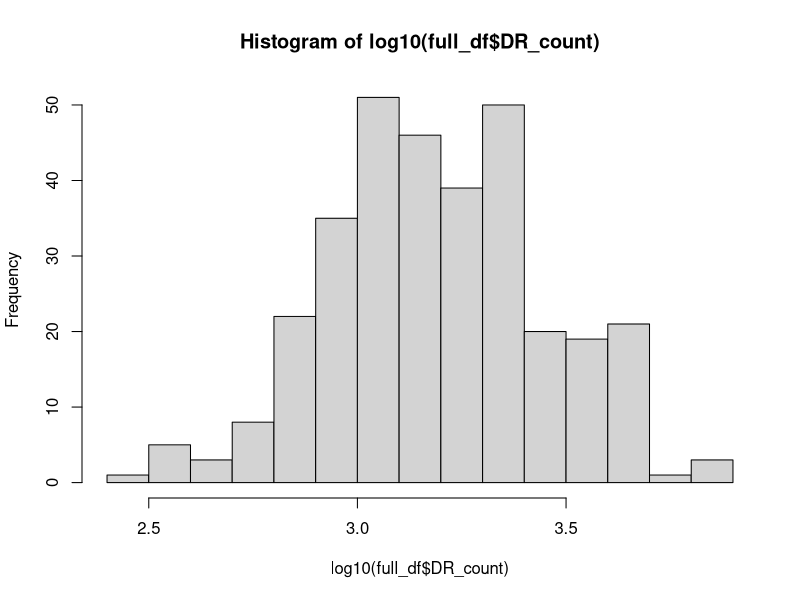
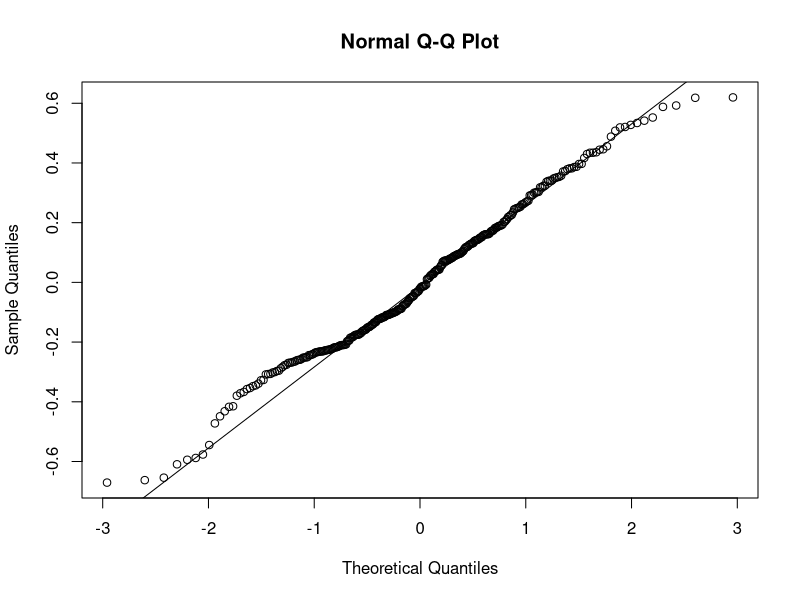
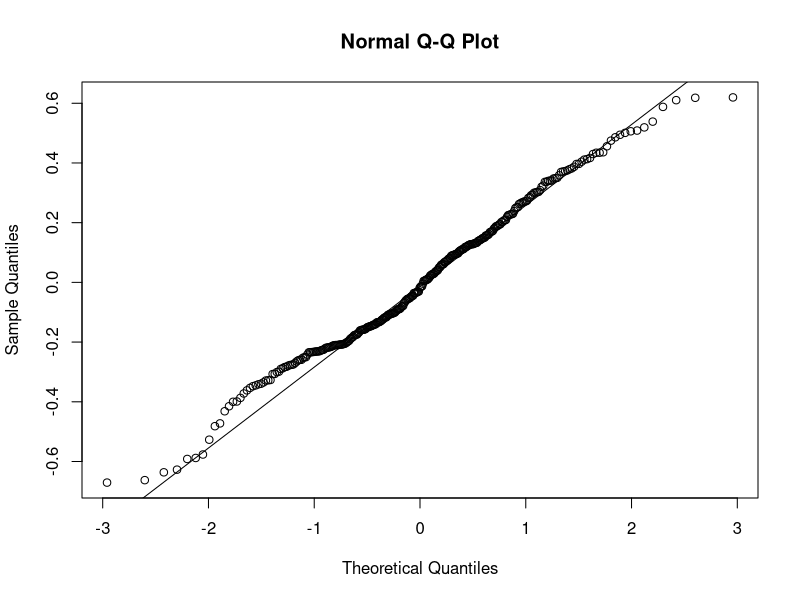
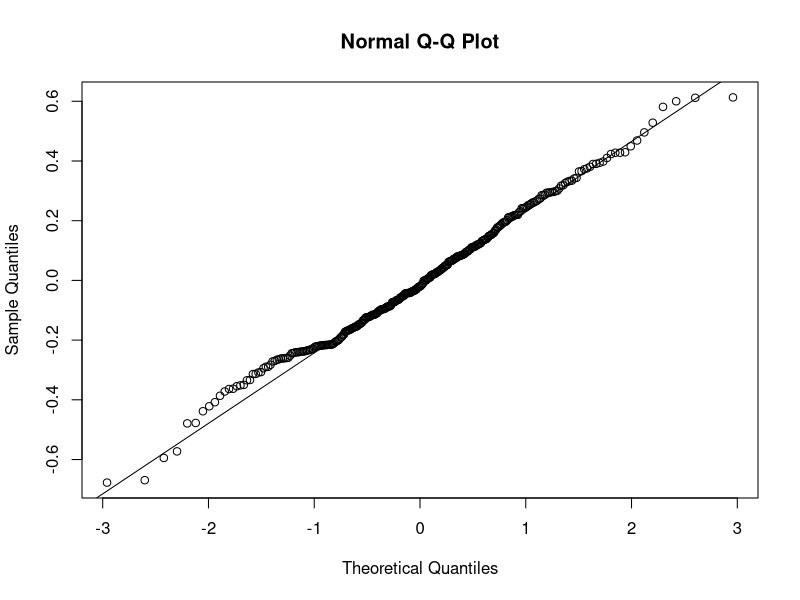

Reproduce these figures in R, in order. (Note: this script raises an error after producing the figures.)
library(tidyverse)
library(reshape2)
library(broom)

# Descriptive statistics of CRISPR abundance variation across environments.

# Set this to wherever github repo is saved
path<-"./scripts_repo"

full_df<-read.csv("./data.csv")
head(full_df)

# Variation explained by EMPO level 1
hist(log10(full_df$DR_count))
m1<-glm(log10(DR_count) ~ EMPO_level1, data = full_df)
qqnorm(resid(m1))
qqline(resid(m1))
summary(m1)
m2<-update(m1,~.- EMPO_level1)
anova(m1, m2, test = "F")
lev1<-anova(m1, m2, test = "F")
with(summary(m1), 1 - deviance/null.deviance)

# Host associated environments have significantly more CRISPR arrays than free-living.


m1<-glm(log10(DR_count) ~ EMPO_level2, data = full_df)
summary(m1)
qqnorm(resid(m1))
qqline(resid(m1))
m2<-update(m1,~.- EMPO_level2)
anova(m1, m2, test = "F")
lev2<-anova(m1, m2, test = "F")
# Adjust p-val:
p.adjust(0.001291, method = 'bonferroni', n = 3) 
with(summary(m1), 1 - deviance/null.deviance)

# Level 3 variation

m1<-glm(log10(DR_count) ~ EMPO_level3, data = full_df)
summary(m1)
qqnorm(resid(m1))
qqline(resid(m1))
m2<-update(m1,~.- EMPO_level3)
anova(m1, m2, test = "F")
lev3<-anova(m1, m2, test = "F")
p.adjust(1.596e-14, method = 'bonferroni', n = 3)
with(summary(m1), 1 - deviance/null.deviance)


# Table of results:
lev1<-lev1 %>%
  tidy() %>%
  mutate(., EMPO_level = 1) %>%
  slice(2)
lev2<-lev2 %>%
  tidy() %>%
  mutate(., EMPO_level = 2) %>%
  slice(2)
lev3<-lev3 %>%
  tidy() %>%
  mutate(., EMPO_level = 3) %>%
  slice(2)

tmp<-lev1 %>%
  bind_rows( lev2, lev3) %>%
  select( Resid..Df, statistic, p.value, EMPO_level) %>%
  rename( F_value = statistic, DF = Resid..Df) %>%
  mutate( corrected_p_value = p.adjust(p.value, method = 'bonferroni', n = 3)) %>%
  mutate( F_value = round( F_value, digits = 4),
          p.value = round( p.value, digits = 4),
          corrected_p_value = round(corrected_p_value, digits = 4)) %>%
  mutate( p.value = case_when(p.value == "0" ~ "<0.0001",
                              TRUE ~ as.character(p.value)),
          corrected_p_value = case_when(corrected_p_value == "0" ~ "<0.0001",
                                        TRUE ~ as.character(corrected_p_value)))

# Panel plot of results:
a<-full_df %>%
  select(sample, DR_count, EMPO_level1) %>%
  melt(., id.vars  = c('sample', 'DR_count')) %>%
  ggplot(., aes(value, DR_count))+
  geom_jitter(width = 0.05, size = 1)+
  geom_boxplot( alpha = 0.6)+
  scale_y_log10()+
  xlab("")+
  ylab("CRISPR\nAbundance")+
  theme_classic()+
  ggtitle("EMPO Level 1")+
  theme(text = element_text(size = 15))

b<-full_df %>%
  select(sample, DR_count, EMPO_level2) %>%
  melt(., id.vars  = c('sample', 'DR_count')) %>%
  ggplot(., aes(value, DR_count))+
  geom_jitter(width = 0.05, size = 1)+
  geom_boxplot( alpha = 0.6)+
  scale_y_log10()+
  xlab("")+
  ylab("CRISPR\nAbundance")+
  theme_classic()+
  ggtitle("EMPO Level 2")+
  theme(text = element_text(size = 15))

# Drop envs with < 3 samples.
full_df %>%
  select(sample, DR_count, EMPO_level3) %>%
  melt(., id.vars  = c('sample', 'DR_count')) %>%
  group_by(value) %>%
  tally() %>%
  arrange(n) %>%
  head()
drops<-c('animal_secretion', 'proximal_gut')

# Order by descending abundance
tmp<-full_df %>%
  select(sample, DR_count, EMPO_level3) %>%
  filter(., !EMPO_level3 %in% drops) %>%
  melt(., id.vars  = c('sample', 'DR_count')) %>%
  group_by(value) %>%
  summarise(mean = mean(DR_count)) %>%
  arrange( -mean)
positions<-tmp$value

positions<-gsub("_", "\n", positions)

c<-full_df %>%
  select(sample, DR_count, EMPO_level3) %>%
  filter(., !EMPO_level3 %in% drops) %>%
  melt(., id.vars  = c('sample', 'DR_count')) %>%
  mutate(., value = gsub("_", "\n", value)) %>%
  ggplot(., aes(value, DR_count))+
  geom_jitter(width = 0.05, size = 1)+
  geom_boxplot( alpha = 0.6)+
  scale_y_log10()+
  xlab("Environment")+
  ylab("CRISPR\nAbundance")+
  theme_classic()+
  ggtitle("EMPO Level 3")+
  theme(text = element_text(size = 15))+
  scale_x_discrete(limits = positions)
c
cowplot::plot_grid(a, b, c, ncol = 1)

## Updated figure for MS. 
# Just distributions.

a<-full_df %>%
  group_by(., EMPO_level3) %>%
  mutate(., mean = mean(DR_count)) %>%
  ungroup() %>%
  select(., sample, DR_count, EMPO_level3, mean) %>%
  mutate(EMPO_level3 = fct_reorder(EMPO_level3, desc(mean))) %>%
  filter(., !EMPO_level3 %in% drops) %>%
  ggplot(., aes(DR_count, EMPO_level3))+
  ggridges::geom_density_ridges(scale = 2, aes(fill = EMPO_level3), alpha = 0.6,
                                jittered_points = TRUE, point_size = 0.3)+
  theme_classic()+
  xlab("CRISPR Abundance\n(read count)")+
  ylab("Environment type\n(EMPO Level 3)")+
  guides(fill = FALSE)+
  #scale_fill_viridis_d(option = "magma")
  #scale_fill_viridis_d()+
  scale_fill_brewer(type = "qual", palette = 3)+
  theme(text = element_text(size = 15))

b<-full_df %>%
  group_by(., EMPO_level2) %>%
  mutate(., mean = mean(DR_count)) %>%
  ungroup() %>%
  select(., sample, DR_count, EMPO_level2, mean) %>%
  mutate(EMPO_level2 = fct_reorder(EMPO_level2, desc(mean))) %>%
  ggplot(., aes(DR_count, EMPO_level2))+
  ggridges::geom_density_ridges(scale = 2, aes(fill = EMPO_level2), alpha = 0.6,
                                jittered_points = TRUE, point_size = 0.3)+
  theme_classic()+
  xlab("CRISPR Abundance\n(read count)")+
  ylab("Environment type\n(EMPO Level 2)")+
  guides(fill = FALSE)+
  #scale_fill_viridis_d(option = "magma")
  #scale_fill_brewer(type = "div", palette = 1)+
  scale_fill_brewer(type = "qual", palette = 1)+
  theme(text = element_text(size = 15))

c<-full_df %>%
  group_by(., EMPO_level1) %>%
  mutate(., mean = mean(DR_count)) %>%
  ungroup() %>%
  select(., sample, DR_count, EMPO_level1, mean) %>%
  mutate(EMPO_level1 = fct_reorder(EMPO_level1, desc(mean))) %>%
  ggplot(., aes(DR_count, EMPO_level1))+
  ggridges::geom_density_ridges(scale = 5, aes(fill = EMPO_level1), alpha = 0.6,
                                jittered_points = TRUE, point_size = 0.3)+
  theme_classic()+
  xlab("CRISPR Abundance\n(read count)")+
  ylab("Environment type\n(EMPO Level 1)")+
  guides(fill = FALSE)+
  #scale_fill_viridis_d(option = "magma")
  scale_fill_brewer(type = "qual", palette = 2)+
  theme(text = element_text(size = 15))

# And add placeholder panel where EMPO flowchart will go
egg::ggarrange(c, c, b, a, labels = c('A', 'B', 'C', 'D'), ncol = 1)


# Post-hoc testing of level 3:
tmp<-full_df %>%
  select(sample, DR_count, EMPO_level3) %>%
  filter(., !EMPO_level3 %in% drops)

m1<-glm(log10(DR_count) ~ EMPO_level3, data = tmp)
summary(m1)
qqnorm(resid(m1))
qqline(resid(m1))
m2<-update(m1,~.-EMPO_level3)
anova(m1, m2, test = "F")

##### Post-hoc testting for SI.

emm <- emmeans::emmeans(m1, "EMPO_level3", transform = "response")
emm
tmp<-tidy(pairs(emm))   # "P value adjustment: tukey method for comparing a family of 10 estimates"

tmp<-tmp %>%
  mutate(estimate = round( estimate, digits = 2),
         std.error = round( std.error, digits = 2),
         df = round( df , digits = 2),
         z.ratio = round( z.ratio, digits = 2),
         adj.p.value = round( adj.p.value, digits = 2)) %>%
  mutate( adj.p.value = case_when(adj.p.value == "0" ~ "<0.0001",
                              TRUE ~ as.character(adj.p.value)))
